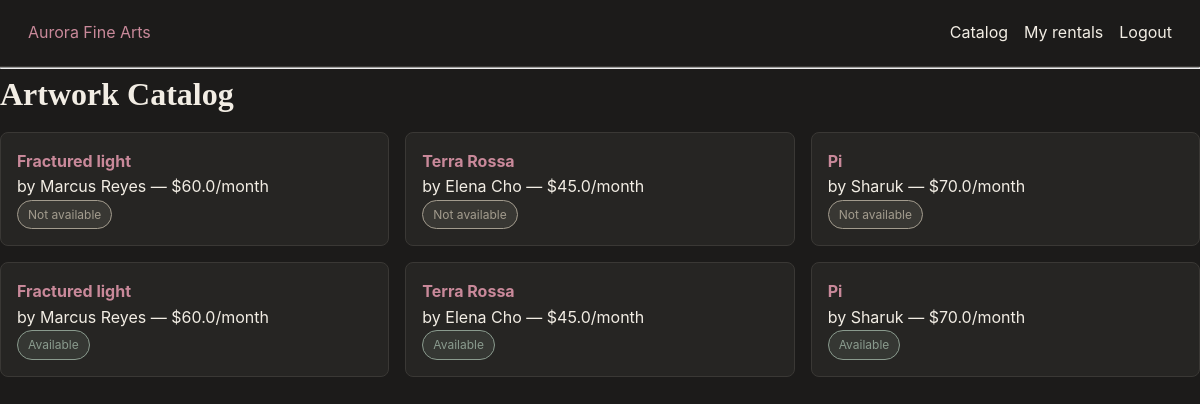
The app's page / (signed in) with its own data.
### models.py (models this page shows, shortened)
class Artwork(db.Model):
    id = db.Column(db.Integer, primary_key=True)
    title = db.Column(db.String(150), nullable=False)
    artist_name = db.Column(db.String(150), nullable=False)
    category = db.Column(db.String(80))
    price_per_month = db.Column(db.Float, nullable=False)
    is_available = db.Column(db.Boolean, default=True)

### app.py (the view)
@app.route("/")
def home():
    artworks = Artwork.query.all()
    return render_template("home.html", artworks=artworks)

### app.py (called while the page is built)
@login_manager.user_loader
def load_user(user_id):
    return User.query.get(int(user_id))

### templates/home.html (shortened to what this page needs)
{% extends "base.html" %}
{% block content %}
    <h1>Artwork Catalog</h1>
    <div class="catalog-grid">
        {% for art in artworks %}
            <div class="artwork-card">
                <a href="/artwork/{{ art.id }}"><strong>{{ art.title }}</strong></a>
                <p>by {{ art.artist_name }} — ${{ art.price_per_month }}/month</p>
                {% if art.is_available %}
                    <span class="badge">Available</span>
                {% else %}
                    <span class="badge" style="border-color:#A39C8E; color:#A39C8E; background:rgba(163,156,142,0.15);">Not available</span>
                {% endif %}
            </div>
        {% endfor %}
    </div>
{% endblock %}

### static/css/style.css (style rules this page uses)
* { margin: 0; padding: 0; box-sizing: border-box; }
body { font-family: 'Inter', -apple-system, sans-serif; background-color: #1C1B1A; color: #F2EDE4; line-height: 1.6; }
h1, h2 { font-family: 'Playfair Display', serif; margin-bottom: 12px; }
a { color: #C9899A; text-decoration: none; }
.artwork-card { background: #262523; border: 1px solid #3A3835; border-radius: 8px; padding: 16px; margin-bottom: 16px; }
.badge { display: inline-block; font-size: 12px; padding: 4px 10px; border-radius: 999px; border: 1px solid #8A9B8E; color: #8A9B8E; background: rgba(138, 155, 142, 0.15); }
.catalog-grid { display: grid; grid-template-columns: repeat(3, 1fr); gap: 16px; }
.catalog-grid .artwork-card { margin-bottom: 0; }

### records on screen
Artwork: title "Fractured light", artist_name "Marcus Reyes", price_per_month "60.0", is_available "Not available"
Artwork: title "Terra Rossa", artist_name "Elena Cho", price_per_month "45.0", is_available "Not available"
Artwork: title "Pi", artist_name "Sharuk", price_per_month "70.0", is_available "Not available"
Artwork: title "Fractured light", artist_name "Marcus Reyes", price_per_month "60.0", is_available "Available"
Artwork: title "Terra Rossa", artist_name "Elena Cho", price_per_month "45.0", is_available "Available"
Artwork: title "Pi", artist_name "Sharuk", price_per_month "70.0", is_available "Available"
